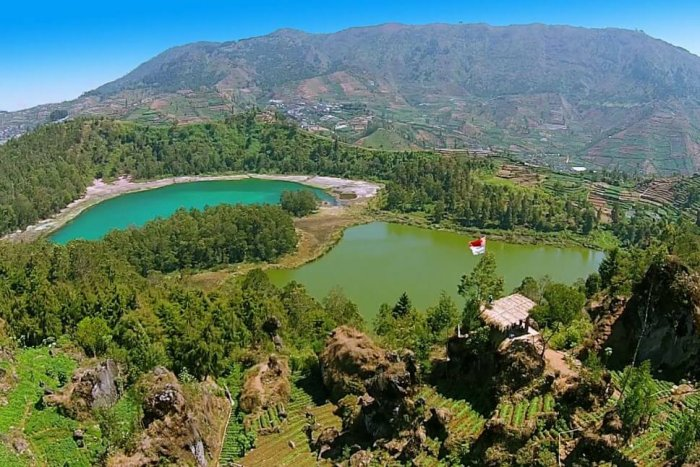
#> input picture Image.jpg, 700 x 467 px
$ python ubahruangwarnakeYUV.py
#> lines starting #> are read from the running program, lines starting #| are printed output that depends on the picture
import cv2
import numpy as np
from matplotlib import pyplot as plt

import cv2

# Baca gambar dari file
Image = cv2.imread('Image.jpg')
#> Image is the input picture: shape (467, 700, 3); mean B, G, R 96, 115, 92.5

# Pastikan gambar berhasil dibaca
if Image is None:
    print("Error: Gambar tidak ditemukan atau tidak bisa dibuka.")
else:
    # Ubah ruang warna dari BGR ke YUV
    yuv_image = cv2.cvtColor(Image, cv2.COLOR_BGR2YUV)
#> yuv_image: shape (467, 700, 3); mean of channels 0, 1, 2 106.1, 123.1, 116.1

    # Simpan gambar hasil konversi
    cv2.imwrite('path_to_save_yuv_image.jpg', yuv_image)
    print("Gambar berhasil dikonversi dan disimpan.")


# Mengubah ke ruang warna YUV
yuv_image = cv2.cvtColor(Image, cv2.COLOR_BGR2YUV)

# Modifikasi channel Y (luminans)
yuv_image[:,:,0] = cv2.equalizeHist(yuv_image[:,:,0])
#> yuv_image: shape (467, 700, 3); mean of channels 0, 1, 2 128.5, 123.1, 116.1

# Mengubah kembali ke BGR
luminance_adjusted = cv2.cvtColor(yuv_image, cv2.COLOR_YUV2BGR)
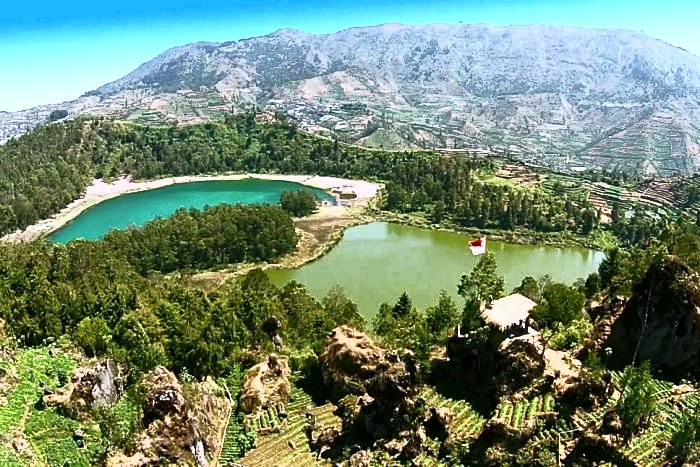
#> luminance_adjusted: shape (467, 700, 3); mean B, G, R 113.7, 137, 114.7

# Menampilkan hasil
plt.imshow(cv2.cvtColor(luminance_adjusted, cv2.COLOR_BGR2RGB))
plt.title('Luminans Diubah')
plt.show()
